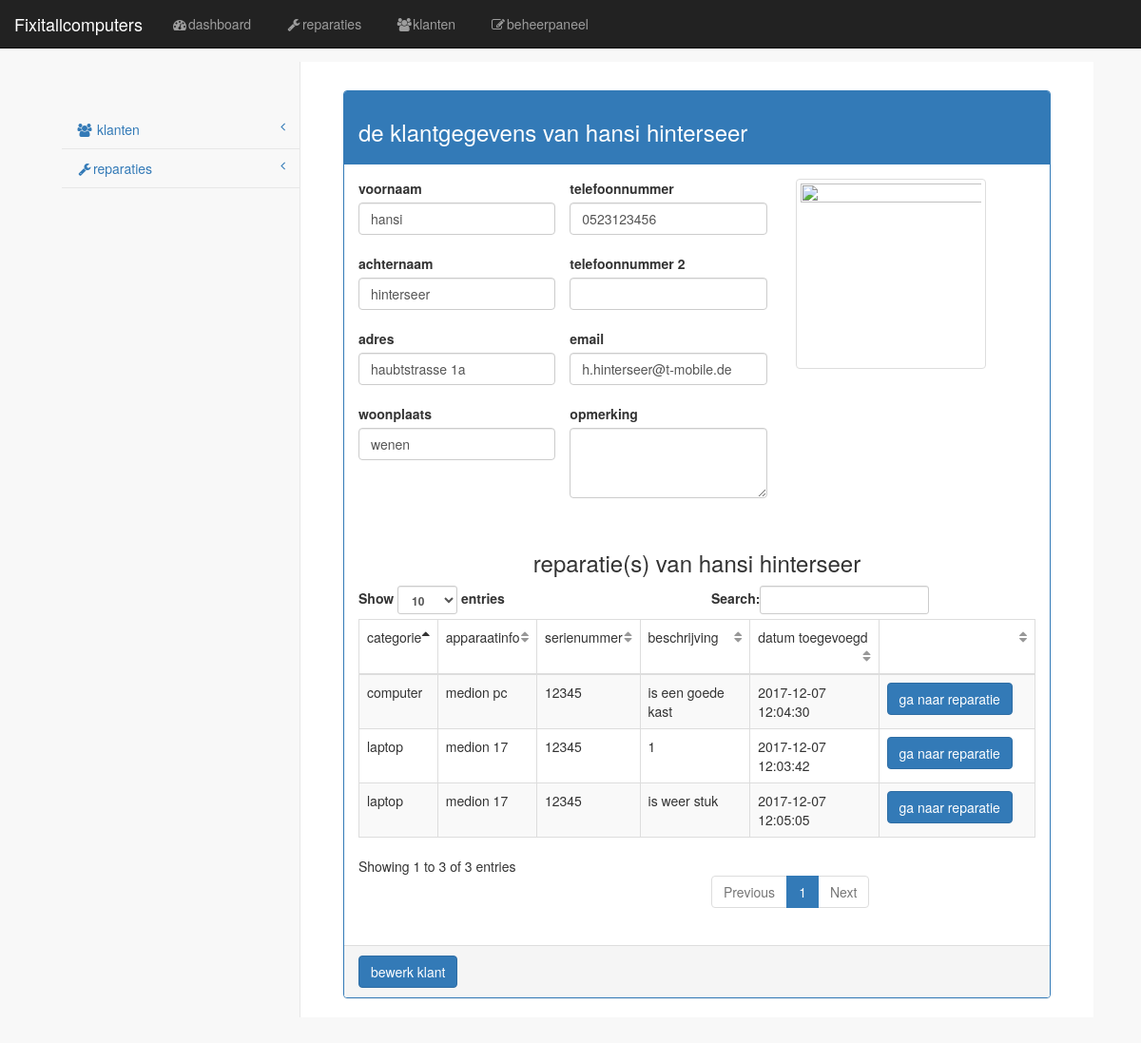
The page /klant.php?nummer=28 on the database its author committed.
### tables this page shows
CREATE TABLE `customer` (
  `customerID` int(11) NOT NULL AUTO_INCREMENT,
  `first_name` varchar(45) DEFAULT NULL,
  `last_name` varchar(45) NOT NULL,
  `address` varchar(45) DEFAULT NULL,
  `city` varchar(45) NOT NULL,
  `email` varchar(45) DEFAULT NULL,
  `phoneNr` varchar(45) NOT NULL,
  `cellphoneNr` varchar(45) DEFAULT NULL,
  `description` varchar(1045) DEFAULT NULL,
  `active` tinyint(1) NOT NULL DEFAULT '1',
  PRIMARY KEY (`customerID`)
);

CREATE TABLE `reparation` (
  `repairID` int(11) NOT NULL AUTO_INCREMENT,
  `customerID` int(11) NOT NULL,
  `deviceID` int(11) NOT NULL,
  `description` varchar(535) NOT NULL,
  `chargerIncluded` tinyint(1) NOT NULL,
  `daterepair` datetime NOT NULL DEFAULT CURRENT_TIMESTAMP,
  `active` tinyint(1) NOT NULL DEFAULT '1',
  `finished` tinyint(1) DEFAULT '0',
  `checked` tinyint(1) NOT NULL DEFAULT '0',
  `repairedBy` varchar(45) NOT NULL DEFAULT 'patrick@fixitall.nl',
  PRIMARY KEY (`repairID`,`customerID`,`deviceID`,`repairedBy`),
  KEY `fk_Reparatie_Apparaat1_idx` (`deviceID`),
  KEY `fk_Reparatie_Klant1_idx` (`customerID`),
  KEY `fk_reparation_user1_idx` (`repairedBy`),
  CONSTRAINT `fk_Reparatie_Apparaat1` FOREIGN KEY (`deviceID`) REFERENCES `device` (`deviceID`) ON DELETE NO ACTION ON UPDATE NO ACTION,
  CONSTRAINT `fk_Reparatie_Klant1` FOREIGN KEY (`customerID`) REFERENCES `customer` (`customerID`) ON DELETE NO ACTION ON UPDATE NO ACTION,
  CONSTRAINT `fk_reparation_user1` FOREIGN KEY (`repairedBy`) REFERENCES `user` (`username`) ON DELETE NO ACTION ON UPDATE NO ACTION
);

CREATE TABLE `category` (
  `categoryID` int(11) NOT NULL AUTO_INCREMENT,
  `name` varchar(45) NOT NULL,
  PRIMARY KEY (`categoryID`)
);

CREATE TABLE `device` (
  `deviceID` int(11) NOT NULL AUTO_INCREMENT,
  `categoryID` int(11) NOT NULL,
  `deviceInfo` varchar(500) DEFAULT NULL,
  `serialnr` varchar(20) NOT NULL,
  PRIMARY KEY (`deviceID`,`categoryID`),
  KEY `fk_Apparaat_Categorie1_idx` (`categoryID`),
  CONSTRAINT `fk_Apparaat_Categorie1` FOREIGN KEY (`categoryID`) REFERENCES `category` (`categoryID`) ON DELETE NO ACTION ON UPDATE NO ACTION
);

### klant.php (the view, shortened to what this page needs)
<!DOCTYPE html>
<?php
$pdo = new PDO("mysql:host=localhost;dbname=mydb;port=3306", "root", "");
if (isset($_GET["nummer"])) {
    $nummer = $_GET["nummer"];
}
$stmt = $pdo->prepare("SELECT * FROM customer WHERE customerID=?");
$stmt->execute(array($nummer));
$klant = $stmt->fetch();
$stmt2 = $pdo->prepare("select c.name as category,r.repairID,daterepair,d.serialnr,deviceinfo,description,chargerincluded from reparation as r
join device as d on r.deviceID=d.deviceID
join category as c on d.categoryID=c.categoryID where active=1 and customerID=?");
$stmt2->execute(array($nummer));
$reparatie = $stmt2->fetchall();
?>
<html>
    <head>
        <link href="../css/bootstrap.min.css" rel="stylesheet">
        <link href="../css/metisMenu.min.css" rel="stylesheet">
        <link href="../css/startmin.css" rel="stylesheet">
        <link href="../css/font-awesome.min.css" rel="stylesheet" type="text/css">
        <?php include 'nav.php'; ?>
    </head>
    <body>
        <?php include 'sideklant.php'; ?>
        <div id="page-wrapper"
             <div class="row">
                <div class="col-lg-12">
                    <div class="panel panel-primary">
                        <div class="panel-heading">
                            <h3>de klantgegevens van <?php print ($klant["first_name"] . " " . $klant["last_name"]); ?></h3>
                        </div>
                        <div class="panel-body">
                            <div class="form-group col-xs-4 row">
                                <label for="voornaam" class="col-2 col-form-label">voornaam</label>
                                <div id="voornaam" class="form-control" ><?php print($klant["first_name"]); ?></div><br>
                                <label for="achternaam" class="col-2 col-form-label">achternaam</label>
                                <div  id="achternaam" class="form-control">
                                    <?php print($klant["last_name"]); ?></div><br>
                                <label for="adres" class="col-2 col-form-label">adres</label>
                                <div  id="achternaam" class="form-control">
                                    <?php print($klant["address"]); ?></div><br>
                                <label for="woonplaats" class="col-2 col-form-label">woonplaats</label>
                                <div  id="woonplaats" class="form-control">
                                    <?php print($klant["city"]); ?></div><br>
                            </div>
                            <div class="form-group col-xs-4 row center-block">
                                <label for="telnr" class="col-2 col-form-label">telefoonnummer</label>
                                <div  id="telnr" class="form-control">
                                    <?php print($klant["phoneNr"]); ?></div><br>
                                <label for="telnr2" class="col-2 col-form-label">telefoonnummer 2</label>
                                <div  id="telnr2" class="form-control">
                                    <?php print($klant["cellphoneNr"]); ?></div><br>
                                <label for="email" class="col-2 col-form-label">email</label>
                                <div  id="email" class="form-control">
                                    <?php print($klant["email"]); ?></div><br>
                                <label for="opmerking" class="col-2 col-form-label">opmerking</label>
                                <div>
                                    <textarea rows="3" class="form-control" id="opmerking" name="opmerking" ><?php print($klant["description"]); ?></textarea></div><br>
                            </div>
                            <div class="col-xs-4 center-block row">
                                <img src="../klant/<?php print ($klant["customerID"]); ?>.jpg" class="avatar img-thumbnail" height="200" width="200"><br>
                            </div>
                            <div class="col-md-12" id="center">
                                <h3 align="center">reparatie(s) van <?php print ($klant["first_name"] . " " . $klant["last_name"]); ?></h3>
                            </div>
                            <table  class="table table-striped table-bordered table-hover" id="dataTables-example">
                                <thead>
                                    <tr>
                                        <td>categorie</td>
                                        <td>apparaatinfo</td>
                                        <td>serienummer</td>
                                        <td>beschrijving</td>
                                        <td>datum toegevoegd</td>
                                        <td> </td>
                                    </tr>
                                </thead>
                                <tbody>
                                    <?php
                                    foreach ($reparatie as $r) {
                                        print("\n\t<tr>");
                                        print("\n\t\t<td>" . $r["category"] . "</td>");
                                        print("\n\t\t<td>" . $r["deviceinfo"] . "</td>");
                                        print("\n\t\t<td>" . $r["serialnr"] . "</td>");
                                        print("\n\t\t<td>" . $r["description"] . "</td>");
                                        print("\n\t\t<td>" . $r["daterepair"] . "</td>");
                                        print("<td><a href=\"repair.php?nummer=" . $r["repairID"] . "\"class=\"btn btn-primary\">ga naar reparatie</a></td>");
                                        print("\n\t</tr>");
                                    }
                                    ?>
                                </tbody>
                            </table>
                        </div>
                        <div class="panel-footer">
                            <?php print("<a href=\"bewerkklant.php?nummer=" . $klant["customerID"] . "\"class=\"btn btn-primary\">bewerk klant</a>"); ?>
                        </div>
                    </div>
                </div>
            </div>
    </body>
</html>

### css/startmin.css (style rules this page uses)
body { background-color: #f8f8f8; padding: 65px; }
#page-wrapper { padding: 30px 15px 0 15px; min-height: 568px; background-color: #fff; }
@media (min-width:768px) { #page-wrapper { position: inherit; margin-left: 250px; padding: 30px 30px 0 30px; border-left: 1px solid #e7e7e7; } }
table.dataTable thead .sorting, table.dataTable thead .sorting_asc, table.dataTable thead .sorting_desc, table.dataTable thead .sorting_asc_disabled, table.dataTable thead .sorting_desc_disabled { background: 0 0; }
table.dataTable thead .sorting_asc:after { content: "\f0de"; float: right; font-family: fontawesome; }
table.dataTable thead .sorting:after { content: "\f0dc"; float: right; font-family: fontawesome; color: rgba(50,50,50,.5); }

### rows shown on the page
customer: first_name "hansi", last_name "hinterseer", address "haubtstrasse 1a", city "wenen", phoneNr "0523123456", email "h.hinterseer@t-mobile.de"
reparation: category.name "laptop", device.deviceInfo "medion 17", device.serialnr "12345", description "1", daterepair "2017-12-07 12:03:42"
reparation: category.name "computer", device.deviceInfo "medion pc", device.serialnr "12345", description "is een goede kast", daterepair "2017-12-07 12:04:30"
reparation: category.name "laptop", device.deviceInfo "medion 17", device.serialnr "12345", description "is weer stuk", daterepair "2017-12-07 12:05:05"
